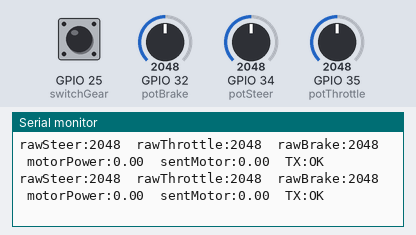
A sketch run on a simulated ESP32. Shown: the last lines printed to the serial monitor. The test bench sets the inputs (shaded band); at power-on: GPIO 32 (potBrake) = 2048, GPIO 34 (potSteer) = 2048, GPIO 35 (potThrottle) = 2048, GPIO 25 (switchGear) HIGH. No radio packets arrive unless stated.

Above: at 1.4 s.
1.5 s: GPIO 32 (potBrake) set to 1610
At 2.4 s:
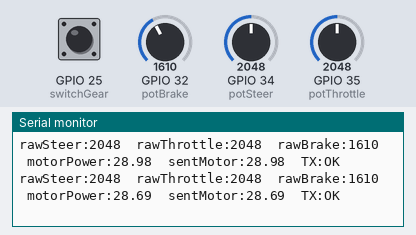
3.0 s: GPIO 32 (potBrake) set to 2047
At 3.8 s:
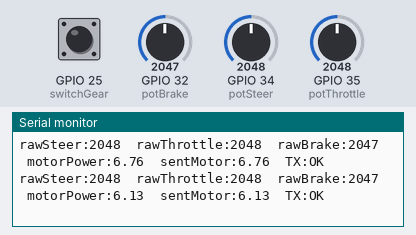
6.0 s: GPIO 34 (potSteer) set to 1610
At 6.6 s:
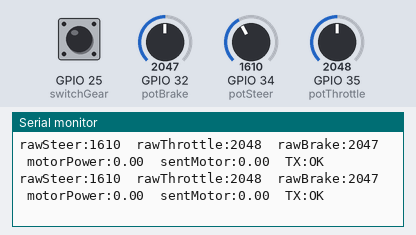
7.5 s: GPIO 35 (potThrottle) set to 1610
At 8.2 s:
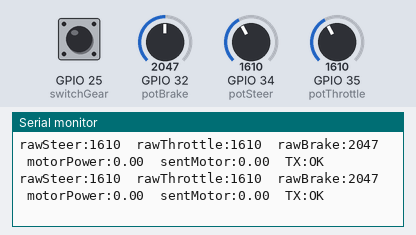
9.0 s: GPIO 34 (potSteer) set to 1690
At 10.1 s:
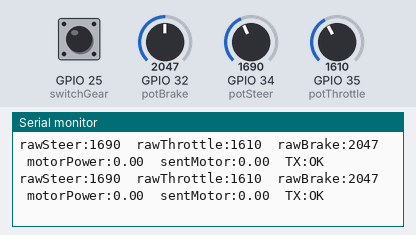
10.5 s: GPIO 35 (potThrottle) set to 1690
At 11.5 s:
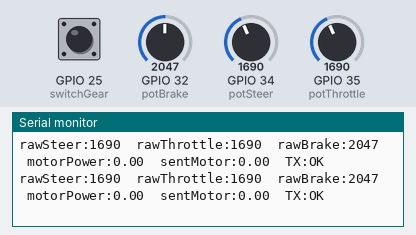
Timing chart, 0 to 13.0 s (numbered marks = the images above; inputs shaded):
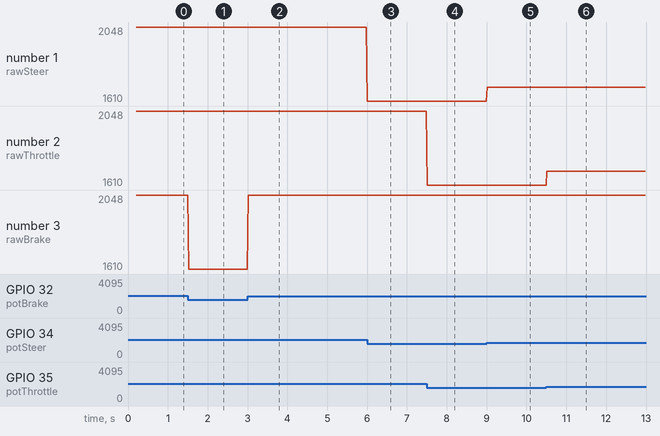

The sketch:

rc-car.ino
```cpp
// ESP32 - Kumanda (Controller) - NRF24 gönderici
#include <Arduino.h>
#include <SPI.h>
#include <nRF24L01.h>
#include <RF24.h>
#include <stdint.h>

// NRF24 ayarları (CE, CSN pinlerini kendi bağlantına göre değiştir)
RF24 radio(5, 17); // CE, CSN
const byte address[6] = "00001";

// Pot pinleri
const int potSteer    = 34;  // Direksiyon
const int potThrottle = 35;  // Gaz (ham ADC değeri okunacak)
const int potBrake    = 32;  // Fren (ham ADC değeri okunacak)
const int switchGear  = 25;  // Vites switch (INPUT_PULLUP kullan)

// Direksiyon parametreleri
float steer_sensitivity = 0.333; // default (45° / 135°)
const int steer_center = 2047;   // ADC ortası (12-bit: 0..4095 -> orta ~2047)

// Gaz / Fren kalibrasyon değerleri (SEN ölçüp buraya ADC değerlerini koyacaksın)
int throttleMin = 1835;   // örn: pot full bıraktığında gördüğün ham ADC değeri
int throttleMax = 2570;  // örn: pot tam bastığında gördüğün ham ADC değeri
int brakeMin    = 1650;
int brakeMax    = 2410;

// Motor gücü
float motorPower = 0.0;   // 0 .. +maxMotor (pozitif hız büyüklüğü)
const float maxMotor = 100.0;

// Fiziksel model parametreleri (ayarlanabilir)
float air_drag_factor = 0.01; // gaz kapalıyken düşüş oranı (yaklaşık 1/15s)
float accel_step      = 1.2;   // ivmelenme birimi (ne kadar hızlı hedefe ulaşsın)
float brake_factor    = 0.7;   // fren etkisi katsayısı

// Paket: int16_t + float  (packed to avoid padding)
struct __attribute__((packed)) DataPacket {
  int16_t steer;   // 0..180
  float   motor;   // -100 .. +100 (işaret burada konulacak)
} data;

// float haritalama fonksiyonu (map ile karışmasın diye isim farklı)
float mapFloat(float x, float in_min, float in_max, float out_min, float out_max) {
  if (in_max == in_min) return out_min; // bölme hatasını engelle
  return (x - in_min) * (out_max - out_min) / (in_max - in_min) + out_min;
}

void setup() {
  Serial.begin(115200);
  delay(200);
  Serial.println("ESP32 Kumanda (raw ADC okumali) basladi");
  Serial.print("DataPacket sizeof = "); Serial.println(sizeof(data)); // beklenen 6

  // NRF24 başlat
  radio.begin();
  radio.openWritingPipe(address);
  radio.setPALevel(RF24_PA_HIGH);
  radio.stopListening();

  pinMode(switchGear, INPUT_PULLUP);
}

void loop() {
  // --- DIREKSIYON ---
  int rawSteer = analogRead(potSteer); // 0..~4095
  int delta = rawSteer - steer_center;
  float potDeg = (delta * (270.0f / 4095.0f)); // +/- up to ~135
  float angle  = potDeg * steer_sensitivity;
  if (angle > 45.0f) angle = 45.0f;
  if (angle < -45.0f) angle = -45.0f;
  int servoAngle = (int)round((angle + 45.0f) * 2.0f); // -45..+45 -> 0..180
  data.steer = (int16_t)constrain(servoAngle, 0, 180);

  // --- GAZ ve FREN (ham ADC değerlerini oku) ---
  int rawThrottle = analogRead(potThrottle); // HAM ADC
  int rawBrake    = analogRead(potBrake);    // HAM ADC

  // İç hesaplama: raw -> hedef throttle (0..maxMotor)
  float targetThrottle = mapFloat((float)rawThrottle, (float)throttleMin, (float)throttleMax, 0.0f, maxMotor);
  targetThrottle = constrain(targetThrottle, 0.0f, maxMotor);

  // fren için normalize edilmiş değer 0..1 (hesaplarda kullanmak için)
  float brakeNorm = mapFloat((float)rawBrake, (float)brakeMin, (float)brakeMax, 0.0f, 1.0f);
  brakeNorm = constrain(brakeNorm, 0.0f, 1.0f);

  // --- motorPower hesaplama ---
  if (targetThrottle > motorPower) {
    motorPower += accel_step;
    if (motorPower > targetThrottle) motorPower = targetThrottle;
  } else {
    // gaz azaldığında hava sürtünmesi etkisi
    motorPower -= air_drag_factor * motorPower;
    if (motorPower < 0.0f) motorPower = 0.0f;
  }

  // fren uygulama (brakeNorm 0..1)
  if (brakeNorm > 0.01f) {
    float brakeStrength = brakeNorm * brake_factor; // 0..brake_factor
    motorPower -= brakeStrength * maxMotor * 0.05f;
    if (motorPower < 0.0f) motorPower = 0.0f;
  }

  // vites: pull-up kullanıyoruz; LOW -> geri modu
  bool gearIsLow = (digitalRead(switchGear) == LOW);
  data.motor = gearIsLow ? -motorPower : motorPower;

  // --- GÖNDER ---
  bool ok = radio.write(&data, sizeof(data));

  // --- Seri çıktı: HAM ADC değerleri gösteriliyor (yüzdelik yok) ---
  Serial.print("rawSteer:"); Serial.print(rawSteer);
  Serial.print("\trawThrottle:"); Serial.print(rawThrottle);
  Serial.print("\trawBrake:"); Serial.print(rawBrake);
  Serial.print("\tmotorPower:"); Serial.print(motorPower);
  Serial.print("\tsentMotor:"); Serial.print(data.motor);
  Serial.print("\tTX:"); Serial.println(ok ? "OK" : "ERR");

  delay(20); // ~50 Hz
}
```

Measured:
- after the input at 1.5 s, the serial monitor: prints a new line at once (image 1)
- after the input at 3.0 s, the serial monitor: prints a new line at once (image 2)
- after the input at 6.0 s, the serial monitor: prints a new line at once (image 3)
- after the input at 7.5 s, the serial monitor: prints a new line at once (image 4)
- after the input at 9.0 s, the serial monitor: prints a new line at once (image 5)
- after the input at 10.5 s, the serial monitor: prints a new line at once (image 6)
- plotted number 1: 2048 → 1610 after the input at 6.0 s, 1610 → 1690 after the input at 9.0 s
- plotted number 3: 2048 → 1610 after the input at 1.5 s, 1610 → 2047 after the input at 3.0 s
